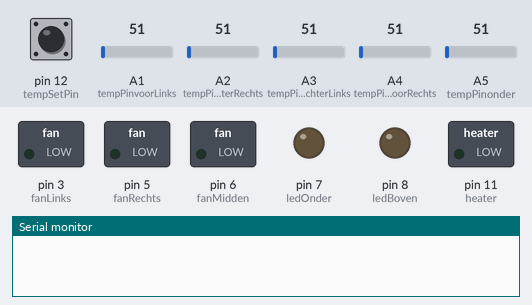
Recording of a sketch running on a simulated Arduino Nano, built with avr-gcc and run on an emulated ATmega328P. Parts: switched loads named in the sketch (green lamp = pin HIGH), output pins drawn as LEDs (lit = HIGH), the last lines printed to the serial monitor. Inputs (shaded band) come from the test bench; at power-on: pin 12 (tempSetPin) LOW, A1 (tempPinvoorLinks) = 51, A2 (tempPinachterRechts) = 51, A3 (tempPinachterLinks) = 51, A4 (tempPinvoorRechts) = 51, A5 (tempPinonder) = 51.

Above: at 0.1 s.
At 1.1 s:
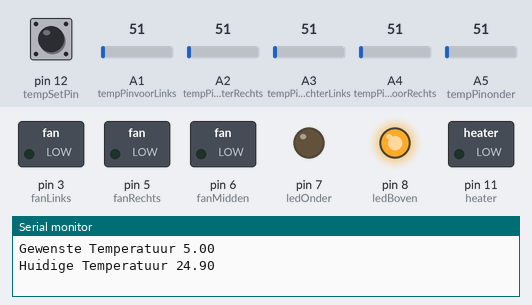
Timing chart, 0 to 2.6 s (numbered marks = the images above):
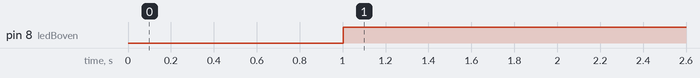

The sketch:

heaterloop.ino
```cpp
/*
* 2017
*
* ARDUINO NANO (ATmega 328) HEATER LOOP
* KT8 DUAL+ 3D Printer
*
* Kunststoftechniek Groep KT8
* Hogeschool Zuyd University of Applied Sciences
*
*/
//------------------------------------------------------------------------
// Maximale temperatuur voor e-stop
int MAXTEMP = 150;

// Minimale temperatuur voor e-stop
int MINTEMP = 0;

// smoothing afwijking. Voorkomt disco-mode van de voorste led lampjes.
float smoothingDeviation = 0.5; //moet groter dan 0!
//------------------------------------------------------------------------

int fanLinks = 3;
int fanMidden = 6;
int fanRechts = 5;
int tempPinvoorLinks = A1;
int tempPinvoorRechts = A4;
int tempPinachterLinks = A3;
int tempPinachterRechts = A2;
int tempPinonder = A5;
int heater = 11;
int tempSetPin = 12;
int ledBoven = 8;
int ledOnder = 7;

float tempvoorLinks;
float tempvoorRechts;
float tempachterLinks;
float tempachterRechts;
float temponder;
float tempAVG;
unsigned long tempsetPulsBreedte;
float tempsetTEMP;
float maxi = -100,mini = 100;

void errorMode(){
  digitalWrite(ledBoven, HIGH);
  digitalWrite(ledOnder, HIGH);
  digitalWrite(fanMidden, LOW);
  digitalWrite(fanLinks, HIGH);
  digitalWrite(fanRechts, HIGH);
  digitalWrite(heater, LOW);
  for (;;); //vereist handmatige reset
}

void setup() {
  pinMode(fanMidden, OUTPUT);
  pinMode(fanRechts, OUTPUT);
  pinMode(fanLinks, OUTPUT);
  pinMode(tempPinvoorLinks, INPUT);
  pinMode(tempPinvoorRechts, INPUT);
  pinMode(tempPinachterLinks, INPUT);
  pinMode(tempPinachterRechts, INPUT);
  pinMode(tempPinonder, INPUT);
  pinMode(heater, OUTPUT);
  pinMode(tempSetPin, INPUT);
  pinMode(ledBoven, OUTPUT);
  pinMode(ledOnder, OUTPUT);
  Serial.begin(9600);
}


void loop() {
  digitalWrite(fanMidden, LOW);
  digitalWrite(fanRechts, LOW);
  digitalWrite(fanLinks, LOW);

  //temperaturen bepalen
  tempvoorLinks = (analogRead(tempPinvoorLinks)*0.48828125);
  tempvoorRechts = (analogRead(tempPinvoorRechts)*0.48828125);
  tempachterLinks = (analogRead(tempPinachterLinks)*0.48828125);
  tempachterRechts = (analogRead(tempPinachterRechts)*0.48828125);
  temponder = (analogRead(tempPinonder)*0.48828125);

  //bepalen gemiddelde temperatuur
  tempAVG = (tempvoorLinks + tempvoorRechts + tempachterLinks + tempachterRechts) / 4;

  //bepalen maximale temperatuur
  if(tempvoorLinks > maxi) {maxi = tempvoorLinks;}
  if(tempvoorRechts > maxi) {maxi = tempvoorRechts;}
  if(tempachterLinks > maxi) {maxi = tempachterLinks;}
  if(tempachterRechts > maxi) {maxi = tempachterRechts;}

  //bepalen minimale temperatuur
  if(tempvoorLinks < mini) {mini = tempvoorLinks;}
  if(tempvoorRechts < mini) {mini = tempvoorRechts;}
  if(tempachterLinks < mini) {mini = tempachterLinks;}
  if(tempachterRechts < mini) {mini = tempachterRechts;}

  tempsetPulsBreedte = pulseIn(tempSetPin, HIGH);

  //Super Sketchy temperatuur tabel
  //85 max temp, increments van 6.5 [C]
  if(tempsetPulsBreedte >= 0 && tempsetPulsBreedte < 20) {tempsetTEMP = 5;}
  if(tempsetPulsBreedte > 20 && tempsetPulsBreedte < 200) {tempsetTEMP = 26.5;}
  if(tempsetPulsBreedte > 200 && tempsetPulsBreedte < 400) {tempsetTEMP = 33;}
  if(tempsetPulsBreedte > 400 && tempsetPulsBreedte < 600) {tempsetTEMP = 39.5;}
  if(tempsetPulsBreedte > 600 && tempsetPulsBreedte < 800) {tempsetTEMP = 46;}
  if(tempsetPulsBreedte > 800 && tempsetPulsBreedte < 1000) {tempsetTEMP = 52.5;}
  if(tempsetPulsBreedte > 1000 && tempsetPulsBreedte < 1200) {tempsetTEMP = 59;}
  if(tempsetPulsBreedte > 1200 && tempsetPulsBreedte < 1400) {tempsetTEMP = 65.5;}
  if(tempsetPulsBreedte > 1400 && tempsetPulsBreedte < 1600) {tempsetTEMP = 72;}
  if(tempsetPulsBreedte > 1600 && tempsetPulsBreedte < 1800) {tempsetTEMP = 78.5;}
  if(tempsetPulsBreedte > 1800 && tempsetPulsBreedte < 2500) {tempsetTEMP = 85;}

  Serial.print("Gewenste Temperatuur ");
  Serial.println(tempsetTEMP);

  Serial.print("Huidige Temperatuur ");
  Serial.println(tempAVG);
  Serial.println("");


  /*
   * RAMPS PWM (0-255) - ARDUINO READ
   * S1 = 8
   * S50 = 400
   * S100 = 800
   * S150 = 1195
   * S200 = 1595
   * S250 = 1995
   */


  //MINTEMP en MAXTEMP voor LM35 onderin
  if (temponder < MINTEMP || temponder > MAXTEMP) {
  errorMode();
  }

  //MINTEMP en MAXTEMP voor LM35 bovenin
  if (maxi < MINTEMP || maxi > MAXTEMP) {
  errorMode();
  }

  if (mini < MINTEMP || mini > MAXTEMP) {
  errorMode();
  }


  /*
  FANS
  */

  if(tempsetTEMP > 10) {
  digitalWrite(fanMidden, HIGH);
  digitalWrite(fanLinks, HIGH);
  digitalWrite(fanRechts, HIGH);
  }
  else{
  digitalWrite(fanMidden, LOW);
  digitalWrite(fanLinks, LOW);
  digitalWrite(fanRechts, LOW);
  digitalWrite(heater, LOW);
  }

  /*
  HEATER
  */

  if (tempsetTEMP > 6){
 // if (tempsetTEMP - tempAVG > smoothingDeviation || tempsetTEMP - tempAVG < -smoothingDeviation ) {
  if (tempsetTEMP > tempAVG) {
  digitalWrite(heater, HIGH);
  digitalWrite(ledOnder, HIGH);
  digitalWrite(ledBoven, LOW);
   }

  else{
  digitalWrite(heater, LOW);
  digitalWrite(ledOnder, LOW);
  digitalWrite(ledBoven, HIGH);
     }
  }

  else{
    digitalWrite(heater, LOW);
    digitalWrite(ledOnder, LOW);
    digitalWrite(ledBoven, HIGH);
  }

  /*Serial.print("AVG ");
  Serial.println(tempAVG);
  Serial.print("MAX ");
  Serial.println(maxi);
  Serial.print("MIN ");
  Serial.println(mini);
  Serial.println("");
  */
  delay(1000);

}
```

Measured:
- by itself, pin 8 (ledBoven): LOW → HIGH at 1.0 s
